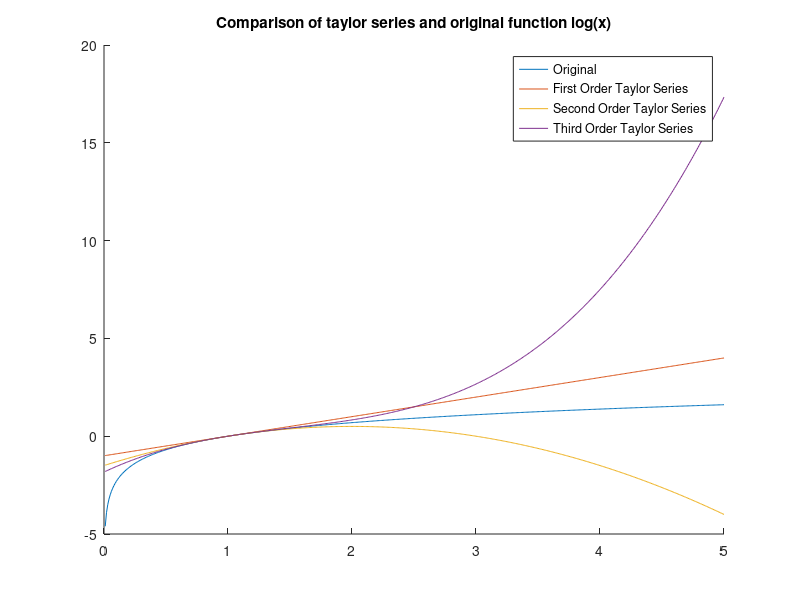

This chart was generated by the following MATLAB code:
clc;
clear all;
close all;

x = 0.01:.01:5;
y = log(x);
y1 = x-1;
y2 = x-1 + -1/2*(x-1).^2;
y3 = x-1 + -1/2*(x-1).^2 + 1/3*(x-1).^3;

figure(1);
hold on;
plot(x, y);
plot(x, y1);
plot(x, y2);
plot(x, y3);
title('Comparison of taylor series and original function log(x)');
legend('Original', 'First Order Taylor Series', 'Second Order Taylor Series', 'Third Order Taylor Series');